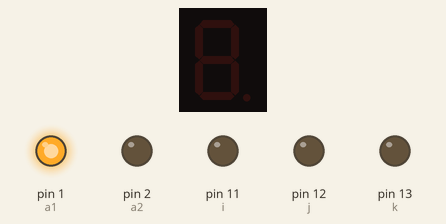
This sketch was run on a simulated Arduino Uno, built with avr-gcc and run on an emulated ATmega328P. Parts: 1-digit seven-segment display, output pins drawn as LEDs (lit = HIGH). Wiring (inferred from the names in the program): 1-digit 7-segment display, segments lit when HIGH: segments pin 3, pin 4, pin 5, pin 6, pin 7, pin 8, pin 9, pin 10. The segment pins are drawn as the display they are named for; pins used as bus, display or sensor lines are not drawn.

Above: at 0.1 s.
At 2.1 s:
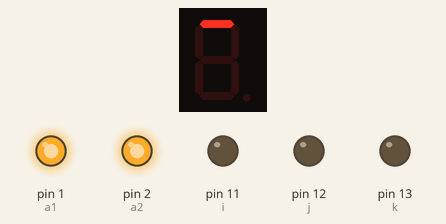
At 3.1 s:
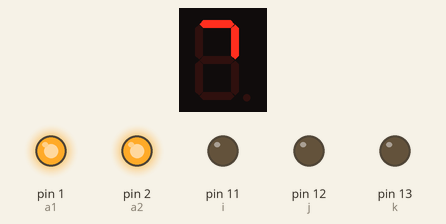
At 5.1 s:
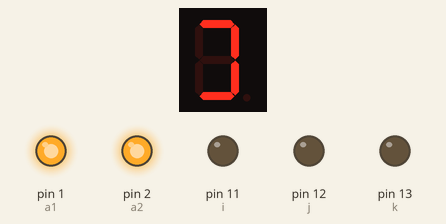
At 6.1 s:
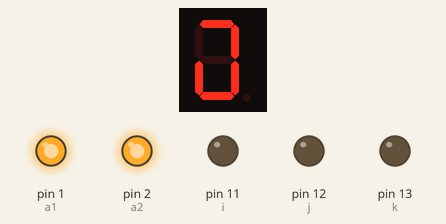
At 13.1 s:
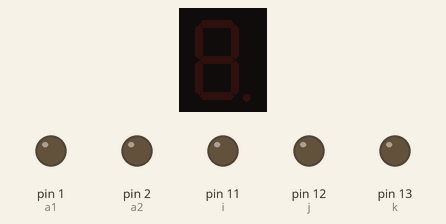
Timing chart, 0 to 40.0 s (numbered marks = the images above):
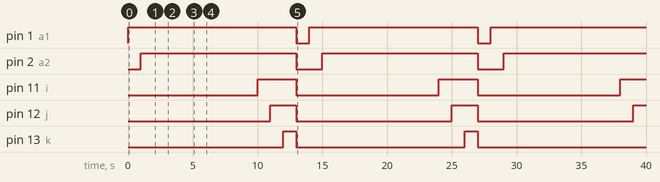

The sketch:

sketch_jan28a.ino
```cpp
//port variables needed
int a1=1;
int a2=2;
int a=3;
int b=4;
int c=5;
int d=6;
int e=7;
int f=8;
int g=9;
int h=10;
int i=11;
int j=12;
int k=13;


void setup() {
  // put your setup code here, to run once:
  pinMode(a1,OUTPUT);
  pinMode(a2,OUTPUT);
  pinMode(a,OUTPUT);
  pinMode(b,OUTPUT);
  pinMode(c,OUTPUT);
  pinMode(d,OUTPUT);
  pinMode(e,OUTPUT);
  pinMode(f,OUTPUT);
  pinMode(g,OUTPUT);
  pinMode(h,OUTPUT);
  pinMode(i,OUTPUT);
  pinMode(j,OUTPUT);

pinMode(k,OUTPUT);


}

void loop() {
  // put your main code here, to run repeatedly:
  //delay(2000);
  digitalWrite(a1,HIGH);
  delay(1000);
  digitalWrite(a2,HIGH);
  delay(1000);
  digitalWrite(a,HIGH);
  delay(1000);
  digitalWrite(b,HIGH);
  delay(1000);
  digitalWrite(c,HIGH);
  delay(1000);
  digitalWrite(d,HIGH);
  delay(1000);
  digitalWrite(e,HIGH);
  delay(1000);
  digitalWrite(f,HIGH);
  delay(1000);
  digitalWrite(g,HIGH);
  delay(1000);
  digitalWrite(h,HIGH);
  delay(1000);
  digitalWrite(i,HIGH);
  delay(1000);
  digitalWrite(j,HIGH);
  delay(1000);
  digitalWrite(k,HIGH);
  delay(1000);
  digitalWrite(a1,LOW);
  digitalWrite(a2,LOW);
  digitalWrite(a,LOW);
  digitalWrite(b,LOW);
  digitalWrite(c,LOW);
  digitalWrite(d,LOW);
  digitalWrite(e,LOW);
  digitalWrite(f,LOW);
  digitalWrite(g,LOW);
  digitalWrite(h,LOW);
  digitalWrite(i,LOW);
  digitalWrite(j,LOW);
  digitalWrite(k,LOW);
  delay(1000);


}
```

Measured:
- by itself, pin 1 (a1): alternates HIGH for 13.0 s and LOW for 1.0 s
- by itself, pin 2 (a2): alternates HIGH for 12.0 s and LOW for 2.0 s
- by itself, pin 11 (i): alternates HIGH for 3.0 s and LOW for 11.0 s
- by itself, pin 12 (j): alternates HIGH for 2.0 s and LOW for 12.0 s
- by itself, pin 13 (k): alternates HIGH for 1.0 s and LOW for 13.0 s
- what the display in image 1 shows lasts 1.0 s, from 2.0 s to 3.0 s
